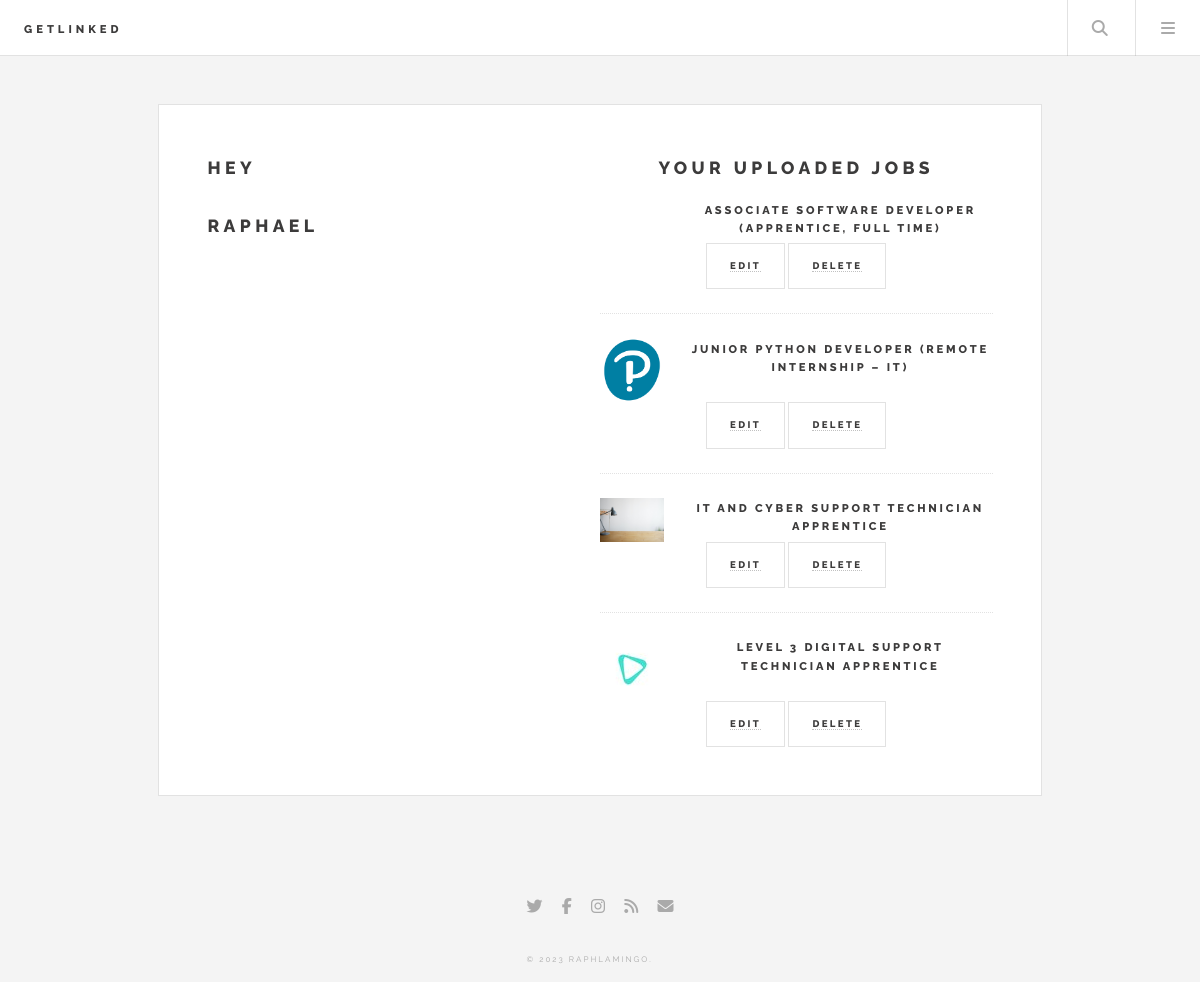
Page /your_profile/ (signed in) on the committed database.
### app/models.py (models this page shows, shortened)
class Jobs(models.Model):
    author = models.ForeignKey(User, on_delete=models.CASCADE)
    title= models.CharField(max_length=200)
    company= models.CharField(max_length=200)
    description= models.TextField(max_length=10000)
    pay= models.CharField(max_length=45)
    requirement= models.TextField(max_length=10000)
    company_logo= models.ImageField(null=True, blank=True, default='sabri-tuzcu-wunVFNvqhfE-unsplash.jpg')
    date_due= models.DateField()
    date_posted= models.DateTimeField(auto_now_add=True)
    id= models.UUIDField(default=uuid.uuid4, unique=True, primary_key=True, editable=False)

### app/views.py (the view)
@login_required(login_url='login_user')
def user(request):
    logged= request.user
    jobs= Jobs.objects.filter(author=logged)
    return render(request,'profile.html',{'post':jobs,'user':logged})

### templates/profile.html (shortened to what this page needs)
{% extends 'header.html' %}
{% load static %}
{% block content%}
					<div id="main" style="display: flex; justify-content: center; align-items: center;" >
							<article class="post" style="width:80%;">
                                <div style="display: flex;">
                                    <div style="flex: 1; text-align: left; ">
                                        <div class="title">
                                            <h2 >Hey</h2>
                                            <h2 style="padding-top: 3%;">{{ user.username }}</h2>
                                        </div>
                                    </div>
                                    <div style="flex: 1; text-align: center;">
                                        <section>
                                            <h2>Your uploaded Jobs</h2>
                                            <ul class="posts">
                                                {%for post in post%}
                                                <li>
                                                    <article>
                                                        <header>
                                                            <h3><a href="{% url 'read' post.id %}">{{post.title}}</a></h3>
                                                        </header>
                                                        <a href="{% url 'read' post.id %}" class="image"><img src="{{post.company_logo.url}}" alt="" /></a>
                                                    </article>
                                                    <button><a  href="{% url 'update' post.id %}" >Edit</a></button>
                                                    <button><a href="{% url 'delete' post.id %}">Delete</a></button>
                                                </li>
                                                {% endfor %}
                                            </ul>
                                        </section>                                    </div>
                                </div>
							</article>
                        </div>
                        {% endblock %}

### templates/header.html (shortened to what this page needs)
<!DOCTYPE HTML>
{% load static %}
<html>
	<head>
		<link rel="stylesheet" href="{% static 'assets/css/main.css' %}" />
		<link rel="stylesheet" href="{% static 'assets/css/fontawesome-all.min.css' %}">
		<link rel="stylesheet" href="{% static 'assets/css/d.css' %}" />
	</head>
	<body class="is-preload">
			<div id="wrapper">
					<header id="header">
						<h1><a href="{% url 'home' %}">GetLinked</a></h1>
						<nav class="main">
							<ul>
								<li class="search">
									<a class="fa-search" href="#search">Search</a>
								</li>
								<li class="menu">
									<a class="fa-bars" href="#menu">Menu</a>
								</li>
							</ul>
						</nav>
					</header>
{% block content %}
{% endblock %}
</div>
<div class="container">
	<section id="footer">
		<ul class="icons">
			<li><a href="#" class="icon brands fa-twitter"><span class="label">Twitter</span></a></li>
			<li><a href="#" class="icon brands fa-facebook-f"><span class="label">Facebook</span></a></li>
			<li><a href="#" class="icon brands fa-instagram"><span class="label">Instagram</span></a></li>
			<li><a href="#" class="icon solid fa-rss"><span class="label">RSS</span></a></li>
			<li><a href="#" class="icon solid fa-envelope"><span class="label">Email</span></a></li>
		</ul>
		<p class="copyright">&copy; 2023 Raphlamingo.</p>
	</section>
</div>
</body>
</html>

### static/assets/css/d.css (style rules this page uses)
.container { display: flex; justify-content: center; align-items: center; }

### rows in the picture
Jobs: title "ASSOCIATE SOFTWARE DEVELOPER (APPRENTICE, FULL TIME)"
Jobs: title "JUNIOR PYTHON DEVELOPER (REMOTE INTERNSHIP – IT)", company_logo (placeholder picture)
Jobs: title "IT AND CYBER SUPPORT TECHNICIAN APPRENTICE", company_logo (picture)
Jobs: title "LEVEL 3 DIGITAL SUPPORT TECHNICIAN APPRENTICE", company_logo (picture)

### other values in the picture
{{ user.username }} "RAPHAEL"
